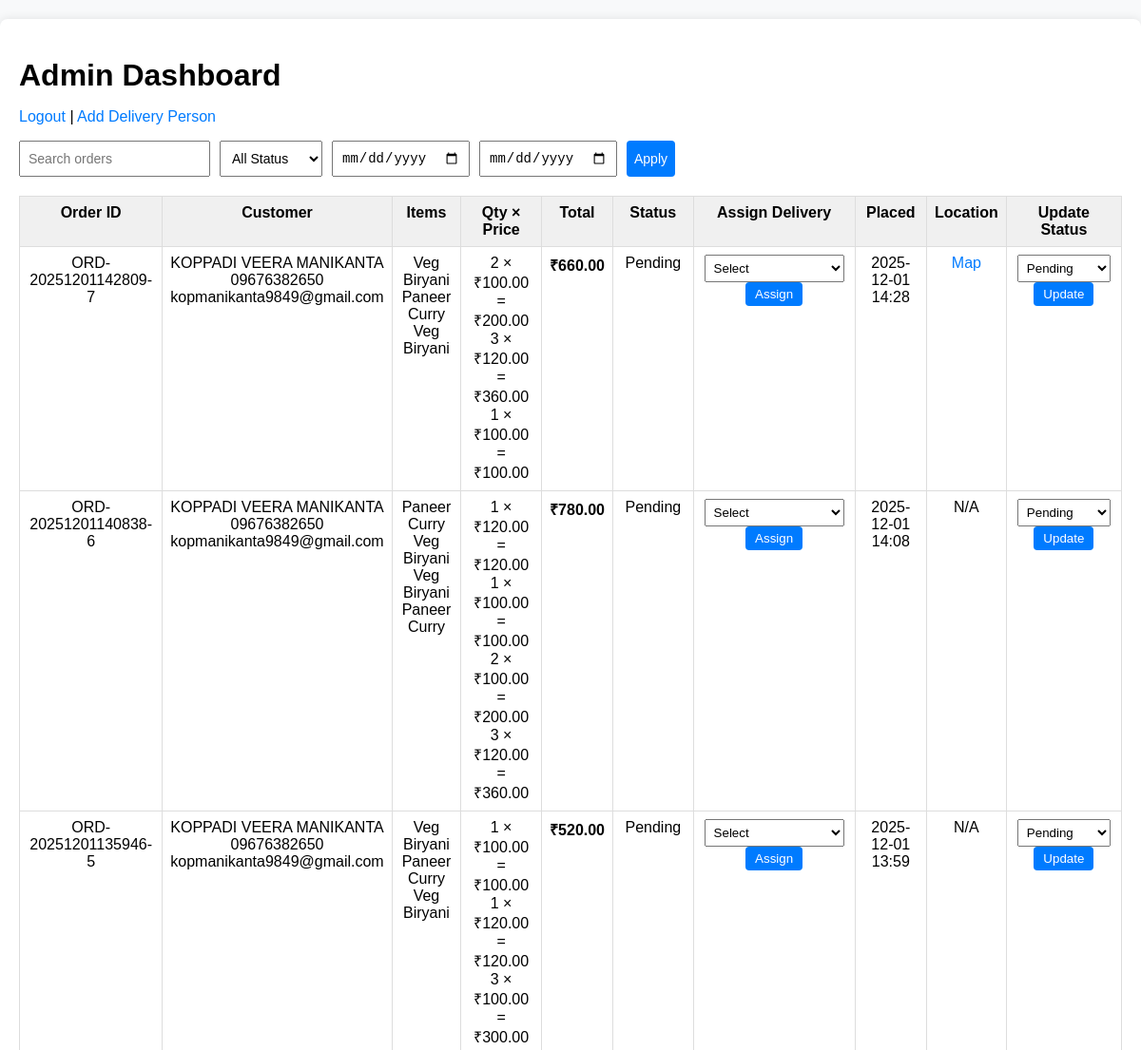
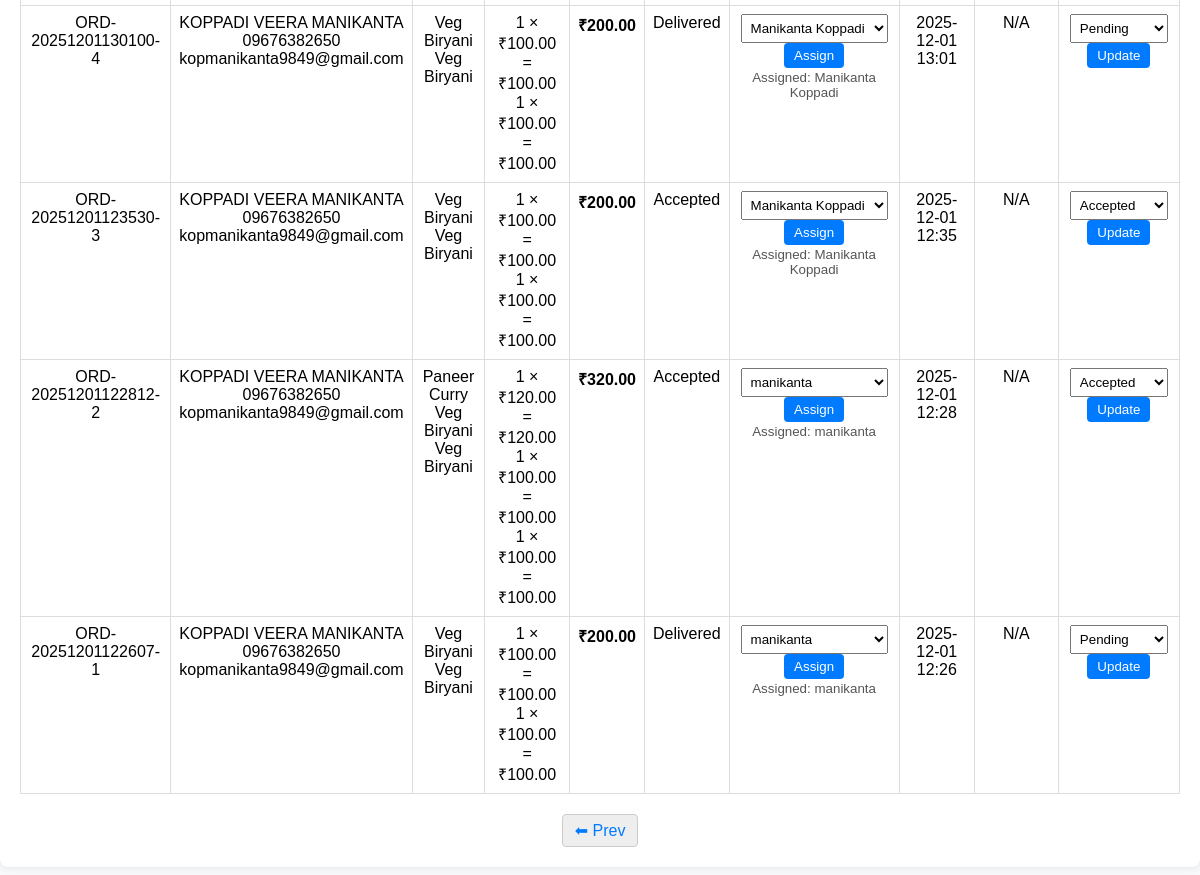
The app's page /admin/dashboard?page=4&query=&status=&start_date=&end_date= (signed in) with its own data (2 pictures, top to bottom).
### app.py (models this page shows, shortened)
class Order(db.Model):
    __tablename__ = "order"
    id = db.Column(db.Integer, primary_key=True)
    order_id = db.Column(db.String(64), unique=True, index=True)
    customer_name = db.Column(db.String(200))
    email = db.Column(db.String(200))
    phone = db.Column(db.String(40))
    address = db.Column(db.String(400))
    status = db.Column(db.String(50), default="Pending")
    latitude = db.Column(db.Float, nullable=True)
    longitude = db.Column(db.Float, nullable=True)
    map_link = db.Column(db.String(500), nullable=True)
    created_at = db.Column(db.DateTime, default=datetime.utcnow)
    otp = db.Column(db.String(6), nullable=True)
    delivery_person_id = db.Column(db.Integer, db.ForeignKey("delivery_person.id"), nullable=True)
    items = db.relationship("OrderItem", backref="order", lazy=True)
    def total_price(self):
        return sum(float(i.price) * int(i.quantity) for i in self.items)

class OrderItem(db.Model):
    __tablename__ = "order_item"
    id = db.Column(db.Integer, primary_key=True)
    order_id = db.Column(db.Integer, db.ForeignKey("order.id"))
    item_name = db.Column(db.String(200))
    quantity = db.Column(db.Integer, default=1)
    price = db.Column(db.Float, default=0.0)

class DeliveryPerson(db.Model):
    __tablename__ = "delivery_person"
    id = db.Column(db.Integer, primary_key=True)
    name = db.Column(db.String(200), nullable=False)
    phone = db.Column(db.String(20), unique=True, nullable=False)
    username = db.Column(db.String(100), unique=True)
    password_hash = db.Column(db.String(255))
    orders = db.relationship("Order", backref="delivery_person", lazy=True)

### app.py (the view, shortened to what this page needs)
@app.route("/admin/dashboard")
def admin_dashboard():
    if not session.get("admin_logged_in"):
        return redirect(url_for("admin_login"))
    query = request.args.get("query", "")
    status_filter = request.args.get("status", "")
    start_date = request.args.get("start_date", "")
    end_date = request.args.get("end_date", "")
    page = request.args.get("page", 1, type=int)
    q = Order.query
    if status_filter:
        q = q.filter(Order.status == status_filter)
    if start_date:
        q = q.filter(Order.created_at >= start_date)
    if end_date:
        q = q.filter(Order.created_at <= end_date)
    q = q.order_by(Order.created_at.desc())
    pagination = q.paginate(page=page, per_page=10)
    orders = pagination.items
    delivery_persons = DeliveryPerson.query.order_by(DeliveryPerson.name).all()
    return render_template(
        "admin_dashboard.html",
        orders=orders,
        delivery_persons=delivery_persons,
        pagination=pagination,
        query=query,
        status_filter=status_filter,
        start_date=start_date,
        end_date=end_date
    )

### templates/admin_dashboard.html (shortened to what this page needs)
<!doctype html>
<html>
<head>
</head>
<body>
<div class="container">
  <h1>Admin Dashboard</h1>
  <p>
    <a href="{{ url_for('admin_logout') }}">Logout</a> |
    <a href="{{ url_for('add_delivery_person') }}">Add Delivery Person</a>
  </p>
  <form method="GET" action="" class="filters">
    <input type="text" name="query" placeholder="Search orders" value="{{ query }}">
    <select name="status">
      <option value="">All Status</option>
    </select>
    <input type="date" name="start_date" value="{{ start_date }}">
    <input type="date" name="end_date" value="{{ end_date }}">
    <button type="submit">Apply</button>
  </form>
  {% if orders %}
    <table>
      <thead>
        <tr>
          <th>Order ID</th>
          <th>Customer</th>
          <th>Items</th>
          <th>Qty × Price</th>
          <th>Total</th>
          <th>Status</th>
          <th>Assign Delivery</th>
          <th>Placed</th>
          <th>Location</th>
          <th>Update Status</th>
        </tr>
      </thead>
      <tbody>
        {% for o in orders %}
        <tr>
          <td>{{ o.order_id }}</td>
          <td>
            {{ o.customer_name }}<br>
            {{ o.phone }}<br>
            {{ o.email }}
          </td>
          <td>
            <ul>
              {% for item in o.items %}
                <li>{{ item.item_name }}</li>
              {% endfor %}
            </ul>
          </td>
          <td>
            <ul>
              {% for item in o.items %}
                {% set subtotal = item.quantity|int * item.price|float %}
                <li>{{ item.quantity }} × ₹{{ "%.2f"|format(item.price) }} = ₹{{ "%.2f"|format(subtotal) }}</li>
              {% endfor %}
            </ul>
          </td>
          <td><strong>₹{{ "%.2f"|format(o.total_price()) }}</strong></td>
          <td>{{ o.status }}</td>
          <td>
            <form method="POST" action="{{ url_for('assign_delivery', order_id=o.id) }}">
              <select name="delivery_person_id" required>
                <option value="">Select</option>
                {% for d in delivery_persons %}
                  <option value="{{ d.id }}" {% if o.delivery_person_id == d.id %}selected{% endif %}>{{ d.name }}</option>
                {% endfor %}
              </select>
              <button type="submit">Assign</button>
            </form>
            {% if o.delivery_person %}
              <small>Assigned: {{ o.delivery_person.name }}</small>
            {% endif %}
          </td>
          <td>{{ o.created_at.strftime('%Y-%m-%d %H:%M') }}</td>
          <td>
            {% if o.latitude and o.longitude %}
              <a href="https://www.google.com/maps?q={{ o.latitude }},{{ o.longitude }}" target="_blank">Map</a>
            {% else %}
              N/A
            {% endif %}
          </td>
          <td>
            <form method="POST" action="{{ url_for('update_status', order_id=o.id) }}">
              <select name="status">
                {% for s in ['Pending','Accepted','Processing','ontheway','Completed','Cancelled'] %}
                  <option value="{{ s }}" {% if o.status == s %}selected{% endif %}>{{ s }}</option>
                {% endfor %}
              </select>
              <button type="submit">Update</button>
            </form>
          </td>
        </tr>
        {% endfor %}
      </tbody>
    </table>
    <div class="pagination">
      {% if pagination.has_prev %}
        <a href="?page={{ pagination.prev_num }}&query={{ query }}&status={{ status_filter }}&start_date={{ start_date }}&end_date={{ end_date }}">⬅ Prev</a>
      {% endif %}
    </div>
  {% else %}
    <p>No orders found.</p>
  {% endif %}
</div>
</body>
</html>

### templates/admin_dashboard.html (style rules this page uses)
body { font-family: Arial, sans-serif; background: #f8f9fa; margin: 0; padding: 0; }
.container { max-width: 1300px; margin: 20px auto; padding: 20px; background: #fff; border-radius: 8px; box-shadow: 0 0 10px rgba(0,0,0,0.1); }
h1 { margin-bottom: 10px; }
a { text-decoration: none; color: #007bff; }
.filters { display: flex; gap: 10px; margin-bottom: 20px; flex-wrap: wrap; }
.filters input, .filters select, .filters button { padding: 8px; font-size: 14px; }
table { width: 100%; border-collapse: collapse; margin-top: 10px; }
th, td { border: 1px solid #ddd; padding: 8px; vertical-align: top; text-align: center; }
th { background: #f0f0f0; }
ul { list-style: none; padding: 0; margin: 0; }
.pagination { margin-top: 20px; display: flex; justify-content: center; gap: 10px; }
.pagination a { padding: 6px 12px; background: #eee; border: 1px solid #ccc; text-decoration: none; border-radius: 4px; }
button { padding: 5px 10px; cursor: pointer; border-radius: 4px; border: none; background: #007bff; color: #fff; }
select { padding: 5px; }
form { margin: 0; }
small { color: #555; display: block; margin-top: 2px; }

### records on screen
Order: order_id "ORD-20251201142809-7", customer_name "KOPPADI VEERA MANIKANTA", phone "09676382650", email "kopmanikanta9849@gmail.com", status "Pending", created_at "2025-12-01 14:28"
OrderItem: item_name "Veg Biryani", quantity "2", price "100.00", subtotal "200.00", total_price "660.00"
OrderItem: item_name "Paneer Curry", quantity "3", price "120.00", subtotal "360.00"
OrderItem: item_name "Veg Biryani", quantity "1", price "100.00"
Order: order_id "ORD-20251201140838-6", customer_name "KOPPADI VEERA MANIKANTA", phone "09676382650", email "kopmanikanta9849@gmail.com", status "Pending", created_at "2025-12-01 14:08", shows "N/A"
OrderItem: item_name "Paneer Curry", quantity "1", price "120.00", total_price "780.00"
OrderItem: item_name "Veg Biryani", quantity "1", price "100.00"
OrderItem: item_name "Veg Biryani", quantity "2", price "100.00", subtotal "200.00"
OrderItem: item_name "Paneer Curry", quantity "3", price "120.00", subtotal "360.00"
Order: order_id "ORD-20251201135946-5", customer_name "KOPPADI VEERA MANIKANTA", phone "09676382650", email "kopmanikanta9849@gmail.com", status "Pending", created_at "2025-12-01 13:59", shows "N/A"
OrderItem: item_name "Veg Biryani", quantity "1", price "100.00", total_price "520.00"
OrderItem: item_name "Paneer Curry", quantity "1", price "120.00"
OrderItem: item_name "Veg Biryani", quantity "3", price "100.00", subtotal "300.00"
Order: order_id "ORD-20251201130100-4", customer_name "KOPPADI VEERA MANIKANTA", phone "09676382650", email "kopmanikanta9849@gmail.com", status "Delivered", delivery_person_id "Manikanta Koppadi", delivery_person.name "Manikanta Koppadi", created_at "2025-12-01 13:01", shows "N/A"
OrderItem: item_name "Veg Biryani", quantity "1", price "100.00", total_price "200.00"
OrderItem: item_name "Veg Biryani", quantity "1", price "100.00"
Order: order_id "ORD-20251201123530-3", customer_name "KOPPADI VEERA MANIKANTA", phone "09676382650", email "kopmanikanta9849@gmail.com", status "Accepted", delivery_person_id "Manikanta Koppadi", delivery_person.name "Manikanta Koppadi", created_at "2025-12-01 12:35", shows "N/A"
OrderItem: item_name "Veg Biryani", quantity "1", price "100.00", total_price "200.00"
OrderItem: item_name "Veg Biryani", quantity "1", price "100.00"
Order: order_id "ORD-20251201122812-2", customer_name "KOPPADI VEERA MANIKANTA", phone "09676382650", email "kopmanikanta9849@gmail.com", status "Accepted", delivery_person_id "manikanta", delivery_person.name "manikanta", created_at "2025-12-01 12:28", shows "N/A"
OrderItem: item_name "Paneer Curry", quantity "1", price "120.00", total_price "320.00"
OrderItem: item_name "Veg Biryani", quantity "1", price "100.00"
OrderItem: item_name "Veg Biryani", quantity "1", price "100.00"
Order: order_id "ORD-20251201122607-1", customer_name "KOPPADI VEERA MANIKANTA", phone "09676382650", email "kopmanikanta9849@gmail.com", status "Delivered", delivery_person_id "manikanta", delivery_person.name "manikanta", created_at "2025-12-01 12:26", shows "N/A"
OrderItem: item_name "Veg Biryani", quantity "1", price "100.00", total_price "200.00"
OrderItem: item_name "Veg Biryani", quantity "1", price "100.00"

### other values on screen
form field status "Pending"
